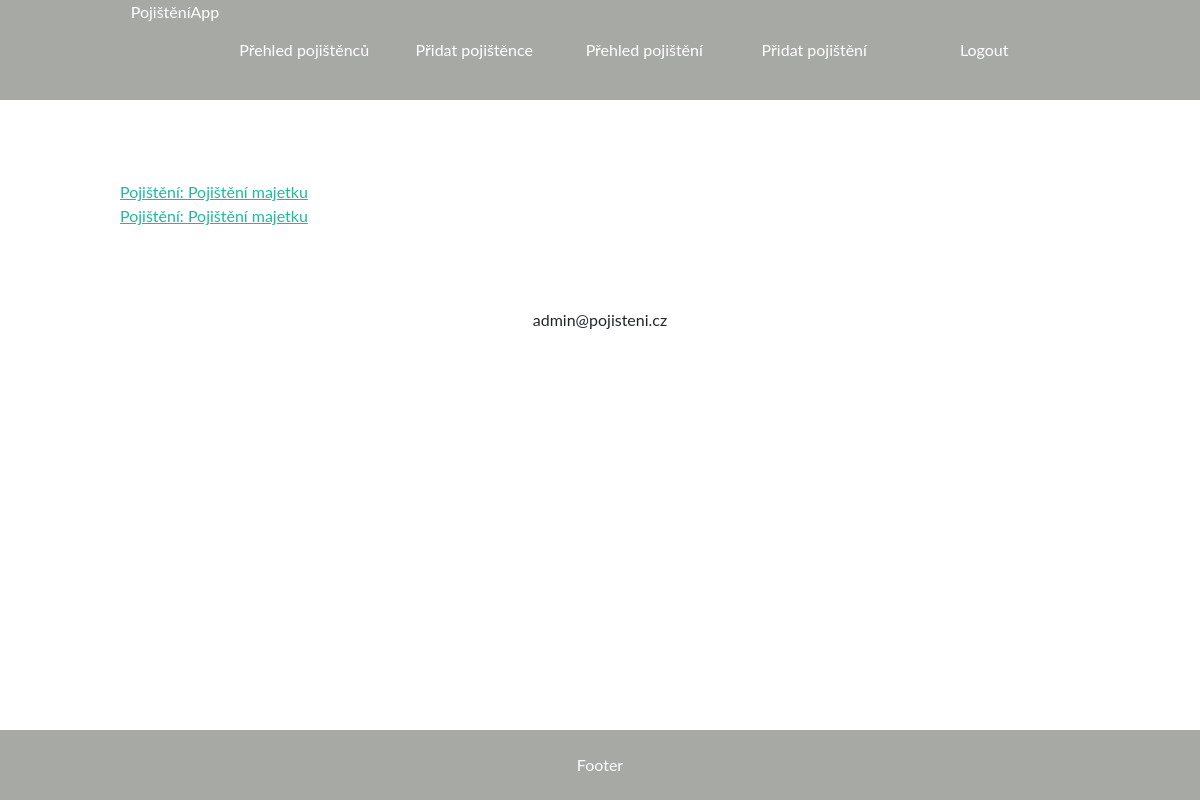
Page /pojisteni/pojisteni_index/ (signed in) on the committed database.
### pojisteni/models.py (models this page shows, shortened)
class Pojisteni(models.Model):
    typ = models.CharField(max_length=20, verbose_name="Typ pojištění")
    castka = models.CharField(max_length=20, verbose_name="Částka")
    predmet = models.CharField(max_length=20, verbose_name="Předmět pojištění")
    platnost_od = models.CharField(max_length=10, verbose_name="Platnost od")
    platnost_do = models.CharField(max_length=10, verbose_name="Platnost do")
    class Meta:
        verbose_name = "Pojištění"
        verbose_name_plural = "Pojištění"

class Uzivatel(AbstractBaseUser):
    email = models.EmailField(max_length=20, unique=True)
    is_admin = models.BooleanField(default=False)
    class Meta:
        verbose_name = "uživatel"
        verbose_name_plural = "uživatelé"
    objects = UzivatelManager()
    USERNAME_FIELD = "email"

### pojisteni/views.py (the view)
# urls.py: path("pojisteni_index/", views.PojisteniIndex.as_view(), name="pojisteni_index"),
class PojisteniIndex(generic.ListView):
    template_name = "pojisteni/pojisteni_index.html"
    context_object_name = "pojisteni"
    def get_queryset(self):
        return Pojisteni.objects.all().order_by("-id")

### pojisteni/templates/pojisteni/pojisteni_index.html
{% extends "base.html" %}
{% block content %}
    {% for pojisteni in pojisteni %}
        <a href="{% url 'pojisteni_detail' pojisteni.id %}"> Pojištění: {{pojisteni.typ}} <br> </a>
    {% endfor %}
{% endblock %}

### pojisteni/templates/base.html (shortened to what this page needs)
<!DOCTYPE html>
<html lang="cs">
<head>
    {% load static %}
    {% load bootstrap5 %}
    {% bootstrap_css %}
    <link rel="stylesheet" href="{% static 'css/style.css' %}" type="text/css">
    <link rel="stylesheet" href="{% static 'css/styles.css' %}" type = "text/css"/>
</head>
<body>
    <nav>
        <div class="flex_box">
            PojištěníApp
            {% if user.is_authenticated %}<div class="nav_item"><a href="{% url 'pojistenec_index' %}">Přehled pojištěnců</a></div>{% endif %}
            {% if user.is_admin %}<div class="nav_item"><a href="{% url 'novy_pojistenec' %}">Přidat pojištěnce</a></div>{% endif %}
            {% if user.is_authenticated %}<div class="nav_item"><a href="{% url 'pojisteni_index' %}">Přehled pojištění</a></div>{% endif %}
            {% if user.is_admin %}<div class="nav_item"><a href="{% url 'nove_pojisteni' %}">Přidat pojištění</a></div>{% endif %}
            {% if user.is_authenticated %}<div class="nav_item"><a href="{% url 'logout' %}">Logout</a></div>{% endif %}
        </div>
    </nav>
    <div class="content">
    {% block content %}
    {% endblock %}
    </div>
    <footer>
        Footer
    </footer>
</body>
<div class="text-center">{{request.user.email}}</div>
</html>

### pojisteni/static/css/style.css (style rules this page uses)
html, body { width: 100%; height: 100%; margin: 0; }
nav { width: 100%; height: 100px; background-color: #a7aaa4; color: white; }
.flex_box { width: 100%; height: 100px; display: flex; justify-content: center; }
.flex_box a { text-decoration: none; color: white; }
.nav_item { margin-left: 10px; margin-right: 10px; background-color: #a7aaa4; height: 100px; width: 150px; text-align: center; line-height: 100px; vertical-align: middle; color: white; }
.content { width: 80%; margin: auto; margin-top: 80px; margin-bottom: 80px; }
footer { position: fixed; width: 100%; height: 70; background-color: #a7aaa4; text-align: center; line-height: 70px; vertical-align: middle; bottom: 0; color: white; }

### rows in the picture
Pojisteni: typ "Pojištění majetku"
Pojisteni: typ "Pojištění majetku"
Uzivatel: user.email "admin@pojisteni.cz"
